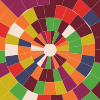
Frame 1 (no input)
Frame 60 (the mouse pressed at the canvas centre just before this capture): identical to frame 1, image omitted
Frame 120 (the mouse held since frame 60 and released just before this capture): identical to frame 1, image omitted

The Processing sketch that drew this single still picture (run headless with seeded random() and noise(); from frame 60 on, the mouse is pressed at the canvas centre):

// Processing sketch: P5_211_Arcs_Base_03
// ── P5_211_Arcs_Base_03.pde
color[] c = {
  color(244,225,211), color(66,66,104), color(204,178,29), color(222,47,44),
  color(146,40,86), color(84,166,66), color(240,117,49), color(110,32,46)
};
 
int rings = 7;
int ringDensity = 4;
int number = 24;
 
void setup() {
  size(width,height);
  strokeWeight(13);
  strokeCap(SQUARE);
  noFill();
  smooth();
}
 
void draw() {
  background(c[0]);
  translate(width/2, height/2);
  for (int h=1; h<(ringDensity*2); h=h+2) {
    for (int i=h; i<(rings*10); i=i+10) {
      for (int j=1; j<number+1; j++) {
        stroke(randomColor(i,j));
        arc(0, 0, i*26, i*26, radians(j*(360/number)), radians((j+1)*(360/number)));
      }
    }
    rotate(radians(7.5));
    for (int i=h+1; i<(rings*10); i=i+10) {
      for (int j=1; j<number+1; j++) {
        stroke(randomColor(i,j));
        arc(0, 0, i*26, i*26, radians(j*(360/number)), radians((j+1)*(360/number)));
      }
    }
  }
}
 
color randomColor(float i, float j) {
  int colorSelect = int(7.5*abs(sin(i*j*j*j)));
  return c[colorSelect];
}
